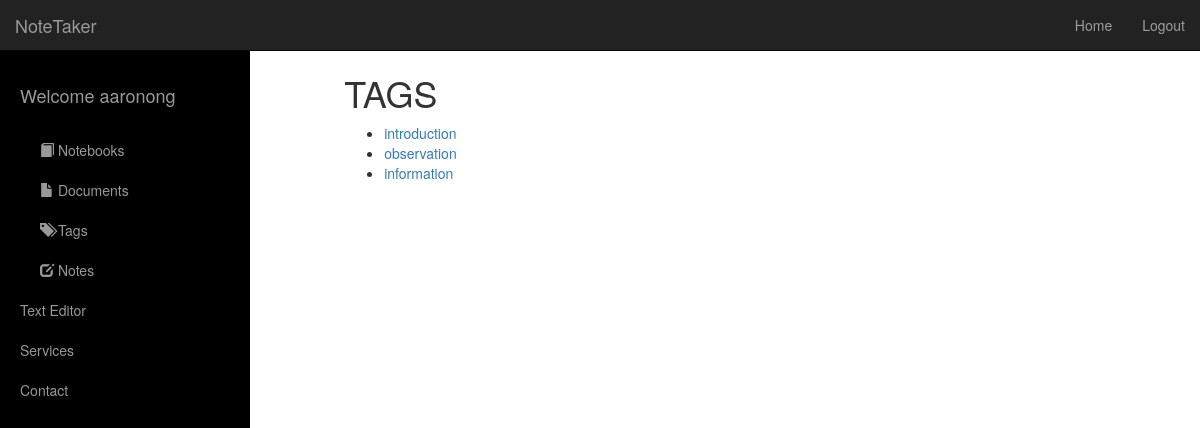
Screenshot of /tags/ (signed in) with the database file from the repository.
### notetaker/models.py (models this page shows, shortened)
@python_2_unicode_compatible
class Tags(models.Model):
    tag_text = models.CharField(max_length=20)
    note_ids = models.ManyToManyField(
        Note,
        through='Tagging',
        through_fields=('tag','note')
    )

### notetaker/views.py (the view)
# urls.py: url(r'^tags/$', views.tags, name='tags'),
def tags(request):
    all_tags = Tags.objects.filter(tagging__note__noteauthorization__user=request.user)
    tag_with_notes = {}
    for tag in all_tags:
        tag_with_notes[tag] = Note.objects.filter(noteauthorization__user=request.user, tagging__tag=tag)
    context = {
        'all_tags': tag_with_notes,
    }
    return render(request, 'tags.html', context)

### templates/tags.html (shortened to what this page needs)
{% extends 'base.html' %}
{% load staticfiles %}
{% block content %}
    <h2>Secret header</h2>
    <h1>TAGS</h1>
    {% if all_tags %}
        <ul>
        {% for tag, notes in all_tags.items %}
            <li><a href="/tags/{{ tag.id }}/"> {{ tag.tag_text }}</a></li>
        {% endfor %}
        </ul>
    {% else %}
        <p>No tags are available.</p>
    {% endif %}
{% endblock %}

### templates/base.html (shortened to what this page needs)
{% load staticfiles %}
<!DOCTYPE html>
<html>
	<head>
	    <link href="{% static "bootstrap/js/bootstrap.min.js" %}" rel="stylesheet">
	    <link href="{% static "bootstrap/css/bootstrap.min.css" %}" rel="stylesheet">
    	<link href="{% static "bootstrap/css/simple-sidebar.css" %}" rel="stylesheet">
	</head>
	<body>
	    <div id="wrapper">
        <div id="sidebar-wrapper">
            <ul class="sidebar-nav">
                <li class="sidebar-brand">
                    <a href="#">
                    </a>
                </li>
				<li class="sidebar-brand">
                    <a href="/">
						{% if user.is_authenticated %}
                        Welcome {{ user }}
						{% endif %}
                    </a>
                </li>
                <li>
                    <a href="/notebooks"><i style="font-size:1em;" class="glyphicon glyphicon-book"></i> Notebooks</a>
                </li>
                <li>
                    <a href="/documents"><i style="font-size:1em;" class="glyphicon glyphicon-file"></i> Documents</a>
                </li>
                <li>
                    <a href="/tags"><i style="font-size:1em;" class="glyphicon glyphicon-tags"></i> Tags</a>
                </li>
                <li>
                    <a href="/noteedit"><i style="font-size:1em;" class="glyphicon glyphicon-edit"></i> Notes</a>
                </li>
                <li>
                    <a href="/text">Text Editor</a>
                </li>
                <li>
                    <a href="#">Services</a>
                </li>
                <li>
                    <a href="#">Contact</a>
                </li>
            </ul>
        </div>
		<nav class="navbar navbar-inverse navbar-fixed-top">
	      <div class="container-fluid">
	      	 <div class="navbar-header">
		       <a href="#menu-toggle" class="navbar-brand" id="menu-toggle">NoteTaker</a>
		    </div>
	        <div id="navbar" class="navbar-collapse collapse">
	          {% if user.is_authenticated %}
	          <ul class="nav navbar-nav navbar-right">
	            <li><a href="{% url 'index' %}">Home</a></li>
	            <li><a href="{% url 'logout' %}">Logout</a></li>
	          </ul>
	          {% endif %}
	        </div>
	      </div>
	    </nav>
	    <div class="container-fluid">
      	  <div class="row">
            <div class="col-sm-8 col-sm-offset-2 col-md-10 col-md-offset-1 main">
			{% block content %}
			{% endblock %}
			</div>
      	  </div>
     	</div>
	</body>
</html>

### rows the page displays
Tags: tag_text "introduction"
Tags: tag_text "observation"
Tags: tag_text "information"

### other values shown
{{ user }} "aaronong"
